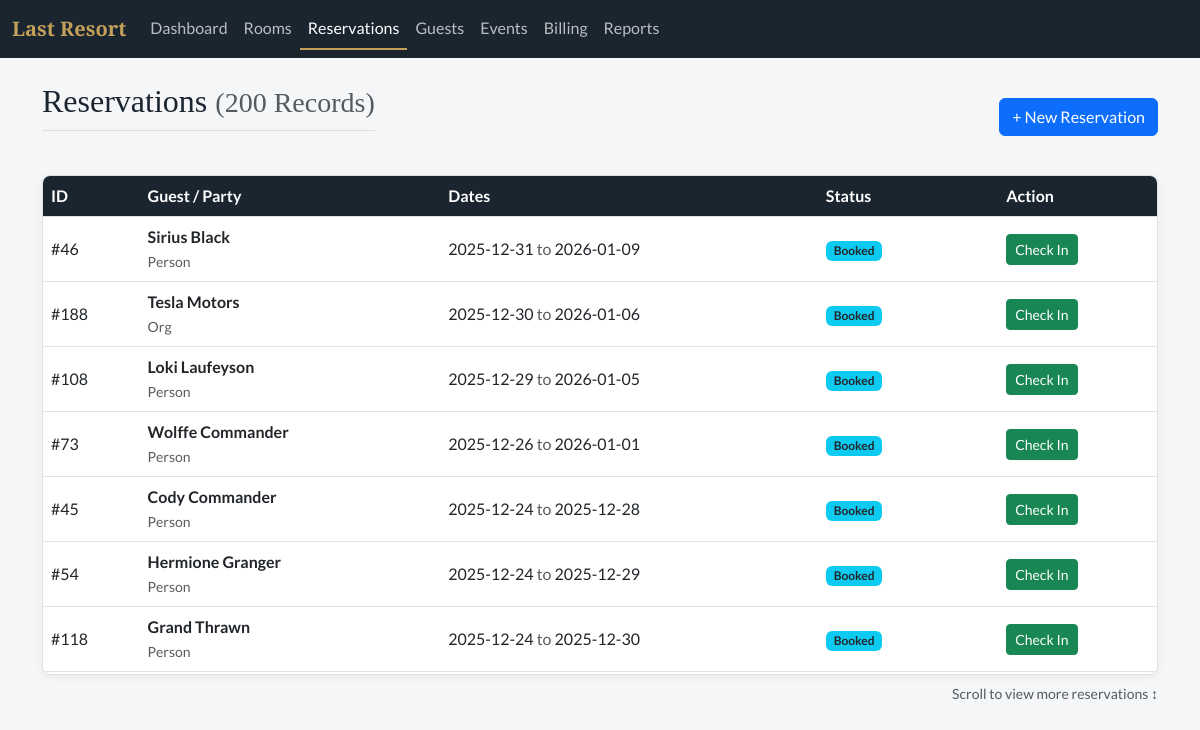
The app's page /reservations, older data.
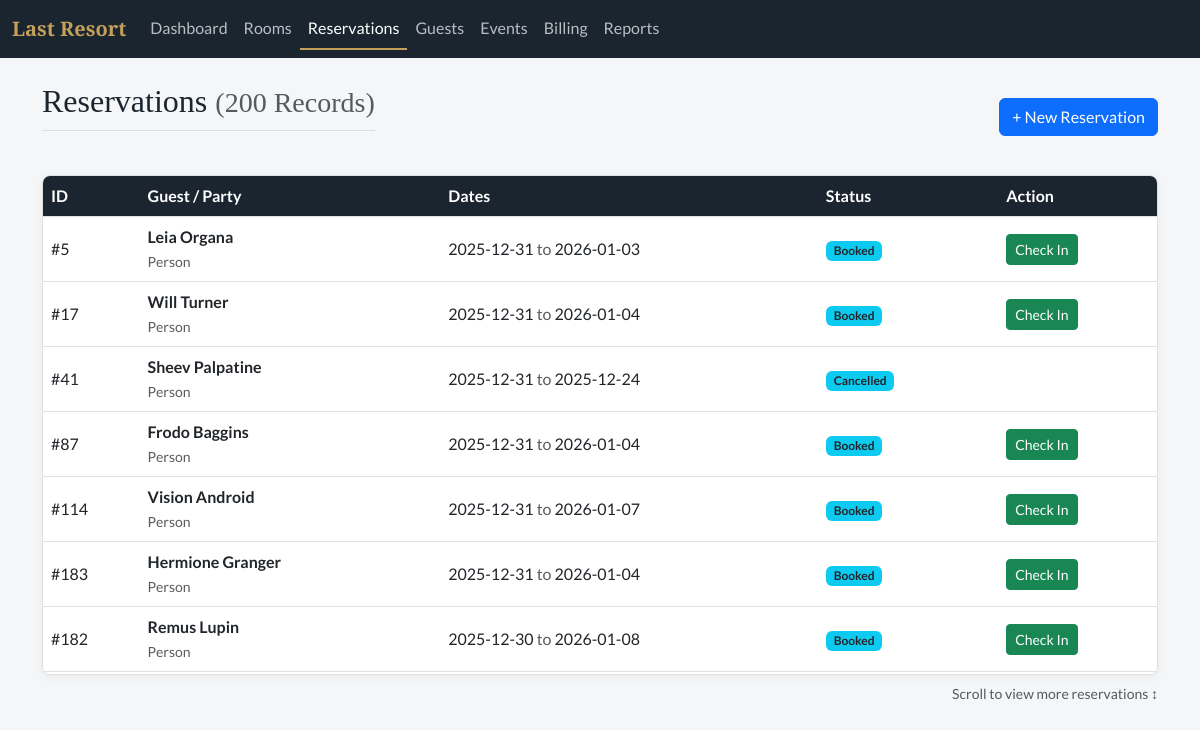
The same page, newer data.
### tables this page shows
CREATE TABLE reservation (
    resvId INTEGER PRIMARY KEY,
    partyId INTEGER, 
    dateCreated DATETIME DEFAULT CURRENT_TIMESTAMP,
    startDate DATE,
    roomId INTEGER,
    endDate DATE,
    status TEXT, 
    FOREIGN KEY(partyId) REFERENCES party(partyId),
    FOREIGN KEY(roomId) REFERENCES room(roomId)
);

### app.py (the view, shortened to what this page needs)
@app.route('/reservations')
def reservations():
    db = get_db()
    search_query = request.args.get('search', '')
    sort = request.args.get('sort', 'startDate')   # 默认按开始日期排序
    direction = request.args.get('direction', request.args.get('order', 'desc')).lower()
    allowed_sort_cols = {
        "resvId": "r.resvId",
        "startDate": "r.startDate",
        "endDate": "r.endDate",
        "status": "r.status",
        "displayName": "displayName"
    }
    sort_col = allowed_sort_cols.get(sort, "r.startDate")
    direction = "ASC" if direction == "asc" else "DESC"
    sql = f"""
        SELECT
            r.resvId, r.startDate, r.endDate, r.status,
            COALESCE(pe.firstName || ' ' || pe.lastName, o.orgName) as displayName,
            CASE WHEN pe.partyId IS NOT NULL THEN 'Person' ELSE 'Org' END as partyType
        FROM reservation r
        JOIN party p ON r.partyId = p.partyId
        LEFT JOIN person pe ON p.partyId = pe.partyId
        LEFT JOIN organization o ON p.partyId = o.partyId
        WHERE 1=1
    """
    params = []
    sql += f" ORDER BY {sort_col} {direction}"
    reservations = db.execute(sql, params).fetchall()
    return render_template(
        'reservations.html',
        reservations=reservations,
        active_page='reservations'
    )

### app.py (called while the page is built)
def get_db():
    db = getattr(g, '_database', None)
    if db is None:
        db = g._database = sqlite3.connect(DATABASE)
        db.row_factory = sqlite3.Row
    return db

@app.teardown_appcontext
def close_connection(exception):
    db = getattr(g, '_database', None)
    if db is not None:
        db.close()

### templates/reservations.html
{% extends "base.html" %}
{% block content %}
<div class="d-flex justify-content-between align-items-center mb-4">
    <h2>Reservations <small class="text-muted">({{ reservations|length }} Records)</small></h2>
    <a href="/reservations/new" class="btn btn-primary">+ New Reservation</a>
</div>
<div class="table-scroll-container card">
    <table class="table table-hover align-middle mb-0">
        <thead class="table-light">
            <tr><th>ID</th><th>Guest / Party</th><th>Dates</th><th>Status</th><th>Action</th></tr>
        </thead>
        <tbody>
            {% for r in reservations %}
            <tr>
                <td>#{{ r.resvId }}</td>
                <td><strong>{{ r.displayName }}</strong><br><small class="text-muted">{{ r.partyType }}</small></td>
                <td>{{ r.startDate }} <span class="text-muted">to</span> {{ r.endDate }}</td>
                <td><span class="badge bg-info text-dark">{{ r.status }}</span></td>
                <td>
                    {% if r.status == 'Booked' %}
                    <a href="/checkin/{{ r.resvId }}" class="btn btn-sm btn-success">Check In</a>
                    {% endif %}
                </td>
            </tr>
            {% endfor %}
        </tbody>
    </table>
</div>
<div class="mt-2 text-muted small text-end">Scroll to view more reservations ↕</div>
{% endblock %}

Row changes from the older to the newer data that the page shows:
no longer on this page (row edited): reservation: resvId "46", displayName "Sirius Black", partyType "Person", startDate "2025-12-31", endDate "2026-01-09", status "Booked"
no longer on this page (row edited): reservation: resvId "188", displayName "Tesla Motors", partyType "Org", startDate "2025-12-30", endDate "2026-01-06", status "Booked"
no longer on this page (row edited): reservation: resvId "108", displayName "Loki Laufeyson", partyType "Person", startDate "2025-12-29", endDate "2026-01-05", status "Booked"
no longer on this page (row edited): reservation: resvId "73", displayName "Wolffe Commander", partyType "Person", startDate "2025-12-26", endDate "2026-01-01", status "Booked"
no longer on this page (row edited): reservation: resvId "45", displayName "Cody Commander", partyType "Person", startDate "2025-12-24", endDate "2025-12-28", status "Booked"
no longer on this page (row edited): reservation: resvId "54", displayName "Hermione Granger", partyType "Person", startDate "2025-12-24", endDate "2025-12-29", status "Booked"
no longer on this page (row edited): reservation: resvId "118", displayName "Grand Thrawn", partyType "Person", startDate "2025-12-24", endDate "2025-12-30", status "Booked"
now on this page (row edited): reservation: resvId "5", displayName "Leia Organa", partyType "Person", startDate "2025-12-31", endDate "2026-01-03", status "Booked"
now on this page (row edited): reservation: resvId "17", displayName "Will Turner", partyType "Person", startDate "2025-12-31", endDate "2026-01-04", status "Booked"
now on this page (row edited): reservation: resvId "41", displayName "Sheev Palpatine", partyType "Person", startDate "2025-12-31", endDate "2025-12-24", status "Cancelled"
now on this page (row edited): reservation: resvId "87", displayName "Frodo Baggins", partyType "Person", startDate "2025-12-31", endDate "2026-01-04", status "Booked"
now on this page (row edited): reservation: resvId "114", displayName "Vision Android", partyType "Person", startDate "2025-12-31", endDate "2026-01-07", status "Booked"
now on this page (row edited): reservation: resvId "183", displayName "Hermione Granger", partyType "Person", startDate "2025-12-31", endDate "2026-01-04", status "Booked"
now on this page (row edited): reservation: resvId "182", displayName "Remus Lupin", partyType "Person", startDate "2025-12-30", endDate "2026-01-08", status "Booked"
